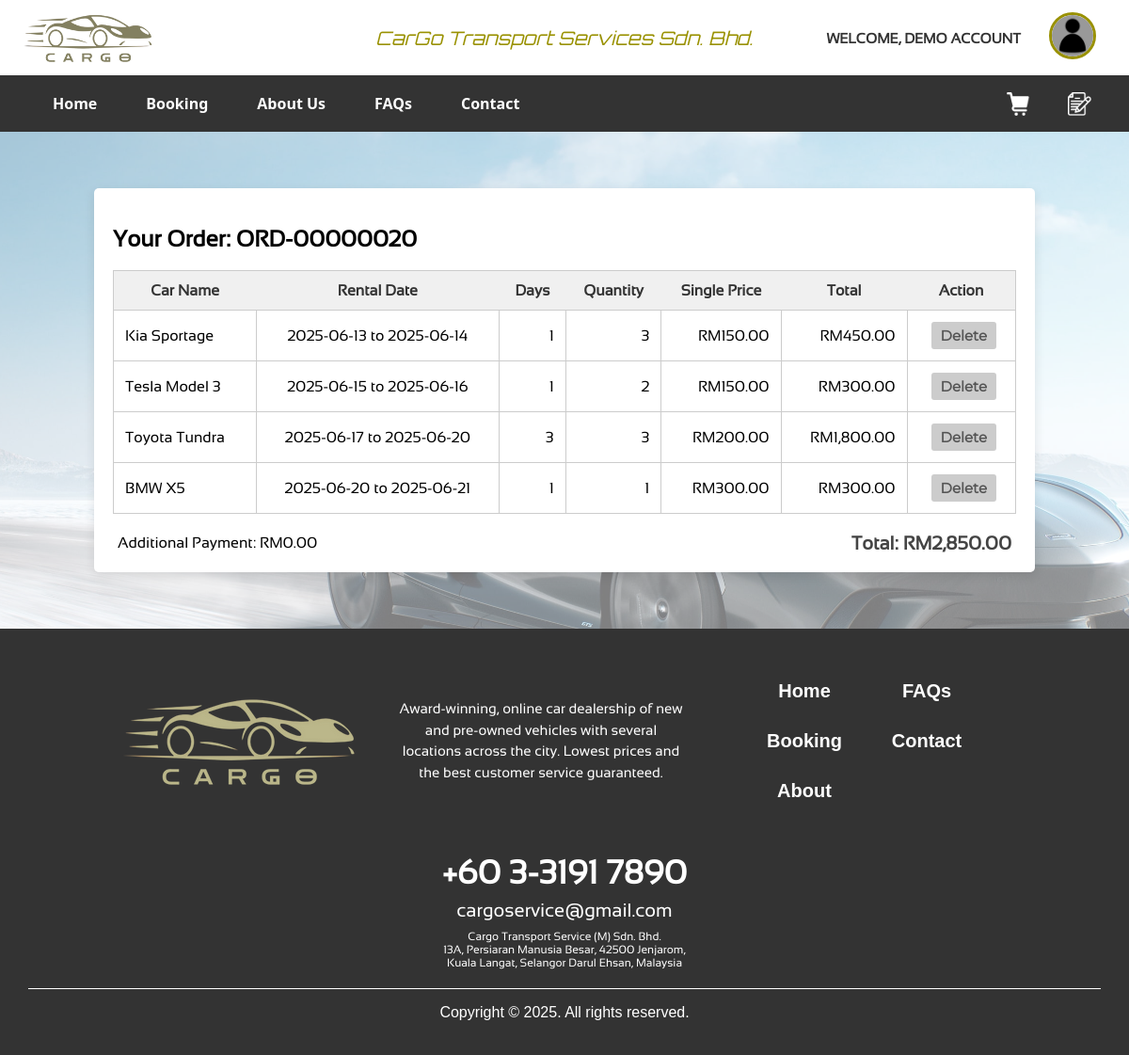
/order_item.php?order_id=20 (signed in), run on the app's committed database.
### tables this page shows
CREATE TABLE `order_items` (
  `order_item_id` int(11) NOT NULL AUTO_INCREMENT,
  `order_id` int(11) NOT NULL,
  `car_id` int(11) NOT NULL,
  `car_name` varchar(100) NOT NULL,
  `single_price` decimal(10,2) DEFAULT NULL,
  `quantity` int(11) DEFAULT NULL,
  `begin_date` date DEFAULT NULL,
  `end_date` date DEFAULT NULL,
  `rental_days` int(11) DEFAULT NULL,
  `final_price` decimal(10,2) DEFAULT NULL,
  PRIMARY KEY (`order_item_id`),
  KEY `order_id` (`order_id`),
  CONSTRAINT `order_items_ibfk_1` FOREIGN KEY (`order_id`) REFERENCES `orders` (`order_id`) ON DELETE CASCADE
);

CREATE TABLE `orders` (
  `order_id` int(11) NOT NULL AUTO_INCREMENT,
  `user_id` int(11) NOT NULL,
  `username` varchar(100) DEFAULT NULL,
  `full_name` varchar(150) DEFAULT NULL,
  `email` varchar(100) DEFAULT NULL,
  `phone_number` varchar(20) DEFAULT NULL,
  `payment_method` enum('card','bank','cash') NOT NULL,
  `card_number` varchar(30) DEFAULT NULL,
  `cardholder_name` varchar(100) DEFAULT NULL,
  `bank_name` varchar(100) DEFAULT NULL,
  `bank_account` varchar(100) DEFAULT NULL,
  `created_at` timestamp NOT NULL DEFAULT current_timestamp(),
  `addition_payment` decimal(10,2) NOT NULL DEFAULT 0.00,
  `total_price` decimal(10,2) NOT NULL DEFAULT 0.00,
  PRIMARY KEY (`order_id`)
);

### order_item.php (the view, shortened to what this page needs)
<?php
    require_once "include/connection.php";
    $order_id = isset($_GET['order_id']) ? intval($_GET['order_id']) : 0;
    $sql = "SELECT * FROM order_items WHERE order_id = ?";
    $stmt = $conn->prepare($sql);
    $stmt->bind_param("i", $order_id);
    $stmt->execute();
    $result = $stmt->get_result();
    $order_items = $result->fetch_all(MYSQLI_ASSOC);
    $stmt = $conn->prepare("SELECT addition_payment, total_price FROM orders WHERE order_id = ?");
    $stmt->bind_param("i", $order_id);
    $stmt->execute();
    $stmt->bind_result($addition_payment, $total_price);
    $current_date = date("Y-m-d");
?>
<!DOCTYPE html>
<html lang="en">
<head>
    <link rel="stylesheet" href="styles/font.css">
    <link rel="stylesheet" href="styles/main.css">
    <link rel="stylesheet" href="styles/order_item.css">
    <link rel="stylesheet" href="styles/notification.css">
</head>
<body>
    <?php include ("include/header.php")?>
    <div class="main-content">
        <div class="cart-container">
            <?php
                $formatted_order_id = 'ORD-' . str_pad($order_id, 8, '0', STR_PAD_LEFT);
            ?>
            <h2>Your Order: <?= htmlspecialchars($formatted_order_id) ?></h2>
            <?php if (count($order_items) > 0): ?>
            <table class="cart-table">
                <thead>
                    <tr>
                        <th>Car Name</th>
                        <th>Rental Date</th>
                        <th>Days</th>
                        <th>Quantity</th>
                        <th>Single Price</th>
                        <th>Total</th>
                        <th>Action</th>
                    </tr>
                </thead>
                <tbody>
                    <?php
                    foreach ($order_items as $item):
                        $total = $item['final_price'];
                        $begin_date = $item['begin_date'];
                        $isCancelable = strtotime($current_date) < strtotime($begin_date);
                    ?>
                        <tr>
                            <td id="str"> <?= htmlspecialchars($item['car_name']) ?> </td>
                            <td id="dateOrBtn"> <?= htmlspecialchars($item['begin_date']) ?> to <?= htmlspecialchars($item['end_date'])?></td>
                            <td> <?= htmlspecialchars($item['rental_days']) ?> </td>
                            <td> <?= htmlspecialchars($item['quantity']) ?> </td>
                            <td> RM<?= number_format($item['single_price'], 2) ?> </td>
                            <td> RM<?= number_format($total, 2) ?> </td>
                            <td id="dateOrBtn">
                                <?php if ($isCancelable): ?>
                                    <button id="deleteBtn" onclick="showDeleteModal(<?= $item['order_item_id'] ?>, '<?= $begin_date ?>')">Delete</button>
                                <?php else: ?>
                                    <button id="deleteBtn" disabled>Delete</button>
                                <?php endif; ?>
                            </td>
                        </tr>
                    <?php endforeach; ?>
                </tbody>
            </table>
            <?php endif; ?>
            <div class="cart-footer">
                <div class="addition-payment">Additional Payment: RM<?= number_format($addition_payment, 2) ?></div>
                <div class="total-price"><strong>Total: RM<?= number_format($total_price, 2) ?></strong></div>
            </div>
        </div>
    </div>
    <?php include ("include/footer.php")?>
</body>
</html>

### styles/main.css (style rules this page uses)
*, *::before, *::after { box-sizing: border-box; }
html, body { width: 100%; overflow-x: hidden; margin: 0; padding: 0; background-color: #f9f9f9; }

### styles/order_item.css (style rules this page uses)
body { background-image: url('../images/CartBG.jpg'); background-size: cover; background-position: center; background-repeat: no-repeat; background-attachment: fixed; }
.main-content { background-color: rgba(255, 255, 255, 0.5); padding: 20px; }
.cart-container { width: 90%; max-width: 1000px; margin: 40px auto; background: #fff; padding: 20px; border-radius: 5px; box-shadow: 0 4px 12px rgba(0, 0, 0, 0.1); font-family: 'Sansation', sans-serif; }
#deleteBtn { font-family: Montserrat; font-size: 15px; font-weight: bold; border: none; border-radius: 3px; padding: 5px 10px; margin-left: 5px; color: white; cursor: pointer; transition: background-color 0.3s ease, color 0.3s ease, transform 0.3s ease, font-weight 0.3s ease; background-color: maroon; }
#deleteBtn:disabled { color: #555; background-color: #ccc; cursor: not-allowed; transition: none; }
.cart-table { width: 100%; border-collapse: collapse; margin-bottom: 20px; border-left: 1px solid #ccc; border-right: 1px solid #ccc; border-top: 1px solid #ccc; }
th, td { padding: 12px; border-bottom: 1px solid #ccc; }
th { background-color: #f0f0f0; text-align: center; color: #333; }
td { border-left: 1px solid #ccc; border-right: 1px solid #ccc; text-align: right; }
#dateOrBtn { text-align: center; }
#str { text-align: left; }
.cart-footer { display: flex; justify-content: space-between; align-items: center; margin-top: 10px; padding: 0 5px; }
.total-price { font-size: 20px; font-weight: bold; color: #444; }

### data on the page
order_items: car_name "Kia Sportage", begin_date "2025-06-13", end_date "2025-06-14", rental_days "1", quantity "3", single_price "150.00", final_price "450.00", shows "Delete"
order_items: car_name "Tesla Model 3", begin_date "2025-06-15", end_date "2025-06-16", rental_days "1", quantity "2", single_price "150.00", final_price "300.00", shows "Delete"
order_items: car_name "Toyota Tundra", begin_date "2025-06-17", end_date "2025-06-20", rental_days "3", quantity "3", single_price "200.00", final_price "1,800.00", shows "Delete"
order_items: car_name "BMW X5", begin_date "2025-06-20", end_date "2025-06-21", rental_days "1", quantity "1", single_price "300.00", final_price "300.00", shows "Delete"
orders: addition_payment "0.00", total_price "2,850.00"

### other printed values
$fullName "DEMO ACCOUNT"
$formatted_order_id "ORD-00000020"
